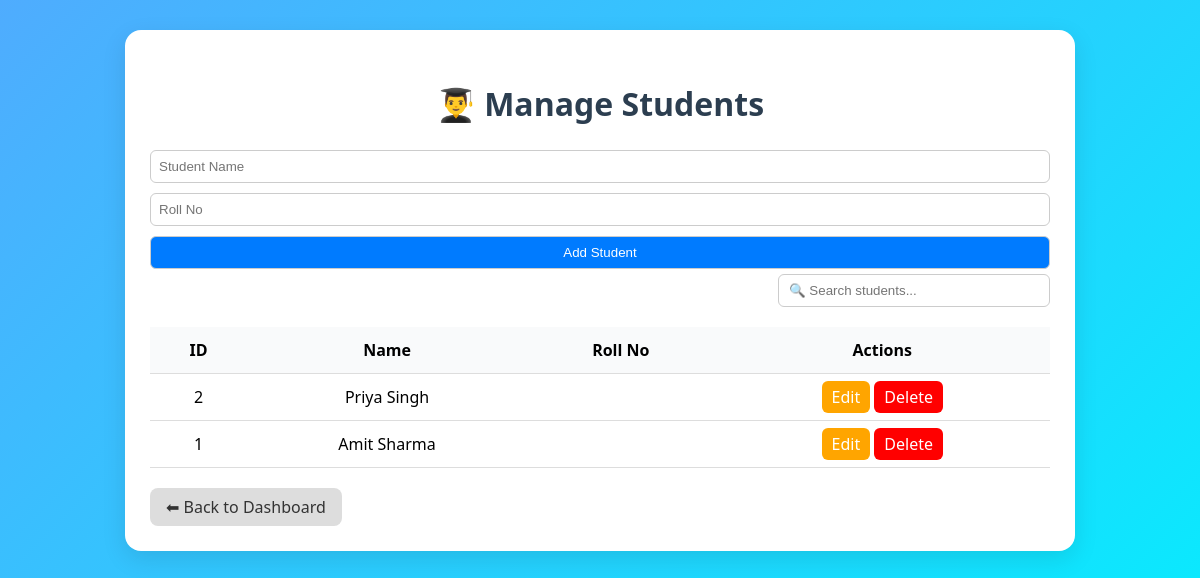
Screenshot of /admin/manage_student.php with the database file from the repository.
### tables this page shows
CREATE TABLE students (
    student_id INT AUTO_INCREMENT PRIMARY KEY,
    name VARCHAR(100) NOT NULL,
    email VARCHAR(100),
    phone VARCHAR(15),
    address TEXT,
    bus_id INT DEFAULT NULL,
    created_at TIMESTAMP DEFAULT CURRENT_TIMESTAMP,
    FOREIGN KEY (bus_id) REFERENCES buses(bus_id) ON DELETE SET NULL
);

### admin/manage_student.php (the view, shortened to what this page needs)
<?php
include '../db_connect.php';
$students = $conn->query("SELECT * FROM students ORDER BY student_id DESC")->fetchAll(PDO::FETCH_ASSOC);
$edit_student = null;
?>
<!DOCTYPE html>
<html lang="en">
<head>
</head>
<body>
<div class="card">
    <h2>👨‍🎓 Manage Students</h2>
    <form method="POST">
        <input type="text" name="name" placeholder="Student Name" value="<?= $edit_student['name'] ?? '' ?>" required>
        <input type="text" name="roll_no" placeholder="Roll No" value="<?= $edit_student['roll_no'] ?? '' ?>">
        <button type="submit"><?= isset($edit_student) ? "Update Student" : "Add Student" ?></button>
    </form>
    <div class="search-box">
        <input type="text" id="searchInput" placeholder="🔍 Search students..." onkeyup="searchTable()">
    </div>
    <div class="table-container">
        <table>
            <thead>
                <tr>
                    <th>ID</th>
                    <th>Name</th>
                    <th>Roll No</th>
                    <th>Actions</th>
                </tr>
            </thead>
            <tbody>
                <?php foreach ($students as $student): ?>
                    <tr>
                        <td><?= $student['student_id'] ?></td>
                        <td><?= htmlspecialchars($student['name']) ?></td>
                        <td><?= htmlspecialchars($student['roll_no']) ?></td>
                        <td>
                            <a class="action-btn edit-btn" href="manage_student.php?edit_id=<?= $student['student_id'] ?>">Edit</a>
                            <a class="action-btn delete-btn" href="manage_student.php?delete_id=<?= $student['student_id'] ?>" onclick="return confirm('Are you sure to delete this student?');">Delete</a>
                        </td>
                    </tr>
                <?php endforeach; ?>
            </tbody>
        </table>
    </div>
    <a href="../admin/dashboard.php" class="back-btn">⬅ Back to Dashboard</a>
</div>
</body>
</html>

### admin/manage_student.php (style rules this page uses)
body { margin: 0; font-family: "Segoe UI", sans-serif; background: linear-gradient(135deg, #4facfe, #00f2fe); display: flex; justify-content: center; align-items: flex-start; min-height: 100vh; padding: 30px; }
.card { width: 100%; max-width: 900px; background: white; padding: 25px; border-radius: 16px; box-shadow: 0 8px 25px rgba(0,0,0,0.1); }
h2 { text-align: center; font-size: 2rem; margin-bottom: 20px; color: #2c3e50; }
form input, form select, form button { padding: 8px; margin: 5px 0; border-radius: 6px; border: 1px solid #ccc; width: 100%; box-sizing: border-box; }
button { background: #007bff; color: white; border: none; cursor: pointer; transition: 0.3s; }
.table-container { overflow-x: auto; margin-top: 20px; max-height: 60vh; }
table { width: 100%; border-collapse: collapse; min-width: 600px; }
th, td { padding: 12px; text-align: center; border-bottom: 1px solid #ddd; }
th { background: #f9fafb; position: sticky; top: 0; }
.action-btn { padding: 5px 10px; border-radius: 6px; text-decoration: none; color: white; }
.edit-btn { background: orange; }
.delete-btn { background: red; }
.search-box { display: flex; justify-content: flex-end; margin-bottom: 15px; }
.search-box input { padding: 8px 10px; width: 250px; border-radius: 6px; border: 1px solid #ccc; outline: none; }
.back-btn { display: inline-block; margin-top: 20px; background: #ddd; color: #333; padding: 8px 16px; border-radius: 8px; text-decoration: none; transition: 0.3s; }

### rows the page displays
students: student_id "2", name "Priya Singh"
students: student_id "1", name "Amit Sharma"
